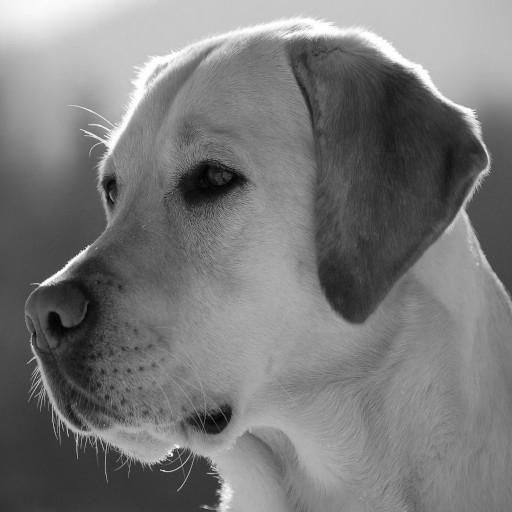
#> input picture lab03/labrador_gray.jpg, 512 x 512 px
$ jupyter execute gram_transform04.ipynb
#> lines starting #> are read from the running program, lines starting #| are printed output that depends on the picture; after the words box and inside, x2 and y2 are one past the last pixel; in counts of white or black regions, pixels touching at a corner belong together
[cell 1]
import matplotlib
import matplotlib.pyplot as plt
from PIL import Image
import math

[cell 2]
def func(x,a,b,s1,s2):
    if x < a or x > b:
        y = s1
    else:
        y = s2
    return  y

[cell 3]
a = []
x = list(range(256))
for i in x:
    a.append(func(i,100,200,50,200))
plt.plot(x,a)
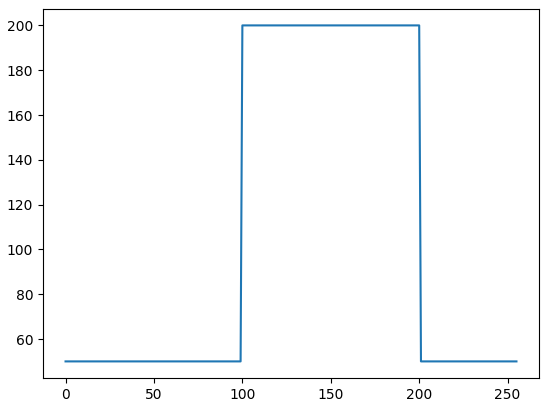
#> figure drawn by matplotlib, 1 panel; curve peaks at x = 100, y = 200

[cell 4]
a = 75
b = 160
s1 = 50
s2 = 200
im1 = Image.open('labrador_gray.jpg')
#> im1 is the input picture: PIL image 512x512 L; min 0, max 255, mean 121.4
im2 = Image.new('L',(im1.size[0],im1.size[1]))
#> im2: PIL image 512x512 L; every value is 0
for i in range(im1.size[0]):
    for j in range(im1.size[1]):
        s = im1.getpixel((i,j))
        im2.putpixel((i,j),func(s,a,b,s1,s2))
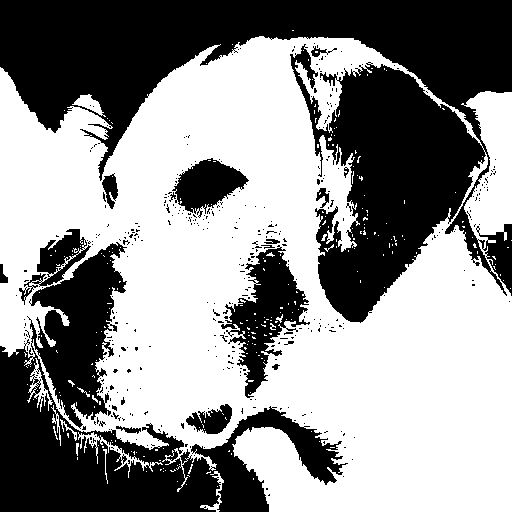
#> im2: PIL image 512x512 L; values 50 (black) and 200 (white), 56.7% white; 409 black regions (391 under 20 px), largest, box (x1, y1, x2, y2) and area: (0, 0, 512, 323) 68196, (0, 242, 348, 512) 32965, (221, 245, 310, 398) 5344
im1.show()
im2.show()
